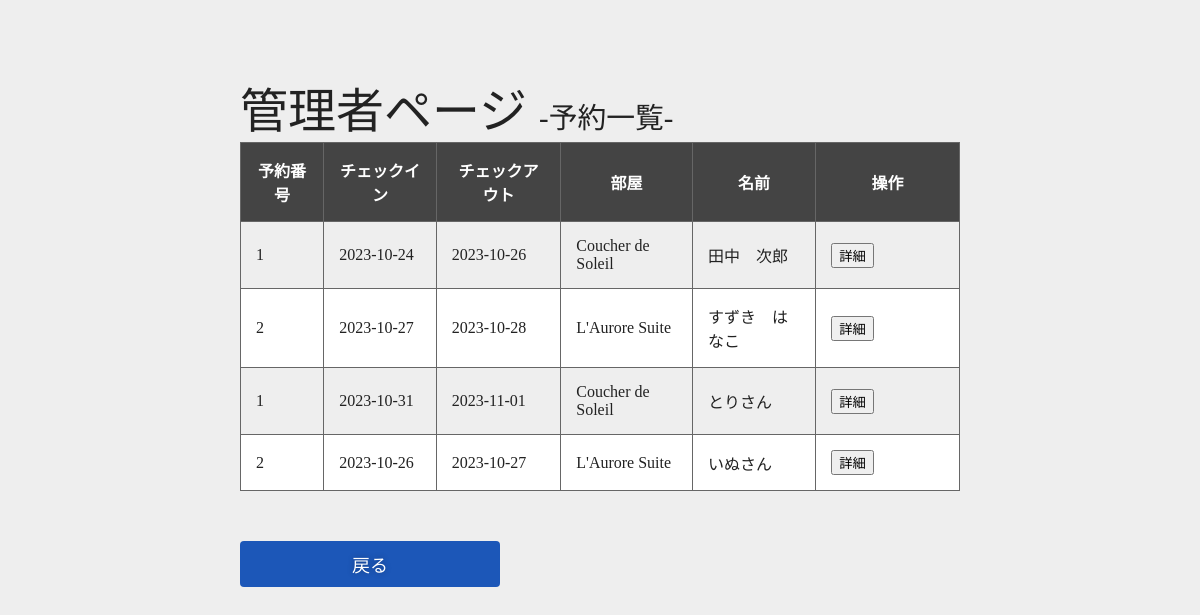
/admin/reservation/index.php (signed in), run on the app's committed database.
### tables this page shows
CREATE TABLE `reservation` (
  `id` int(11) NOT NULL,
  `r_date` datetime NOT NULL DEFAULT current_timestamp(),
  `in_date` date NOT NULL DEFAULT current_timestamp(),
  `out_date` date NOT NULL,
  `number` int(1) NOT NULL,
  `room_id` int(1) NOT NULL,
  `name` varchar(255) NOT NULL,
  `mail` varchar(255) NOT NULL,
  `tel` varchar(255) NOT NULL,
  `cxl` tinyint(1) DEFAULT 0
);

CREATE TABLE `rooms` (
  `id` int(1) NOT NULL,
  `room_name` varchar(255) NOT NULL,
  `rate_person` int(11) NOT NULL
);

### admin/reservation/index.php (the view, shortened to what this page needs)
<?php
$count = substr_count($_SERVER['PHP_SELF'],'/');
require_once dirname(__DIR__,$count). '/v33/db_config/db_bord_de_mer.php';
try{
    $dbh = new PDO($dsn,$user,$pass);
    $dbh->setAttribute(PDO::ATTR_ERRMODE,PDO::ERRMODE_EXCEPTION);
    $sql = 'SELECT * FROM reservation JOIN rooms ON reservation.room_id=rooms.id ORDER BY reservation.  id';
    $stmt = $dbh->query($sql);
    $result = $stmt->fetchAll(PDO::FETCH_ASSOC);
}catch(Exception $e){
    echo 'エラー発生：' . htmlspecialchars($e->getMessage(),ENT_QUOTES);
    exit;
}
?>
<!DOCTYPE html>
<html lang="ja">
<head>
    <link rel="stylesheet" href="../../css/all.css">
    <link rel="stylesheet" href="../../css/adminstyle.css">
</head>
<body>
    <article class="admin">
        <div class="w-container">
            <h1 class="heading-decoration">管理者ページ <span>-予約一覧-</span></h1>
            <div class="admin-container">
                <table class="list">
                    <tr>
                        <th>予約番号</th>
                        <th>チェックイン</th>
                        <th>チェックアウト</th>
                        <th>部屋</th>
                        <th>名前</th>
                        <th>操作</th>
                    </tr>
                    <?php foreach($result as $row): ?>
                        <tr>
                            <td><?= $row['id'] ?></td>
                            <td><?= $row['in_date'] ?></td>
                            <td><?= $row['out_date'] ?></td>
                            <td><?= $row['room_name'] ?></td>
                            <td><?= htmlspecialchars($row['name'],ENT_QUOTES) ?></td>
                            <td class="operation">
                                <form action="show.php" method="post">
                                    <input type="submit" value="詳細">
                                </form>
                            </td>
                        </tr>
                    <?php endforeach; ?>
                </table>
                <a href="../" class="btn">戻る</a>
            </div>
        </div>
    </article>
</body>
</html>

### css/adminstyle.css (style rules this page uses)
:root { --v-space: clamp(90px, 9vw, 120px); }
body { margin: 0; background-color: #eeeeee; color: #222222; font-family: 'Noto Serif JP', serif; }
h1, h2, h3, h4, h5, h6, p, figure, ul { margin: 0; padding: 0; list-style: none; }
a { color: inherit; text-decoration: none; }
table { border-collapse: collapse; }
.w-container { width: min(92%, 1166px); margin: auto; position: relative; }
.btn { display: block; width: 260px; padding: 10px; box-sizing: border-box; border-radius: 4px; background-color: #1c57b8; color: #ffffff; font-size: 18px; text-align: center; text-shadow: 0 0 6px #00000052; outline:none; border: none; cursor: pointer; }
.heading-decoration { font-size: clamp(30px, 3vw, 40px); min-height: 0vw; font-weight: 400; }
.heading-decoration > span { font-size: .6em; }
.admin { margin-top: calc(var(--v-space) * 2 / 3); padding-bottom: var(--v-space); }
.admin .w-container { max-width: 720px; }
.admin .heading-decoration { font-size: clamp(30px, 6.25vw, 48px); }
.admin-container { font-size: clamp(14px, 2.4vw, 16px); }
.list,.show { width: 100%; margin-bottom: 50px; }
.list th,.list td,.show th,.show td { padding: 15px; border:1px solid #666; }
.list th,.show th { background-color: #444; color:#fff }
.list th:last-child { width: 20%; }
.show td,.list tr:nth-child(odd) { background-color: #fff; }
.operation form { display: inline-block; }
.operation input, .button-wrapper input { font-family: 'Noto Serif JP', serif; }

### data on the page
reservation: room "1", in_date "2023-10-24", out_date "2023-10-26", room.room_name "Coucher de Soleil", name "田中 次郎"
reservation: room "2", in_date "2023-10-27", out_date "2023-10-28", room.room_name "L'Aurore Suite", name "すずき はなこ"
reservation: room "1", in_date "2023-10-31", out_date "2023-11-01", room.room_name "Coucher de Soleil", name "とりさん"
reservation: room "2", in_date "2023-10-26", out_date "2023-10-27", room.room_name "L'Aurore Suite", name "いぬさん"
